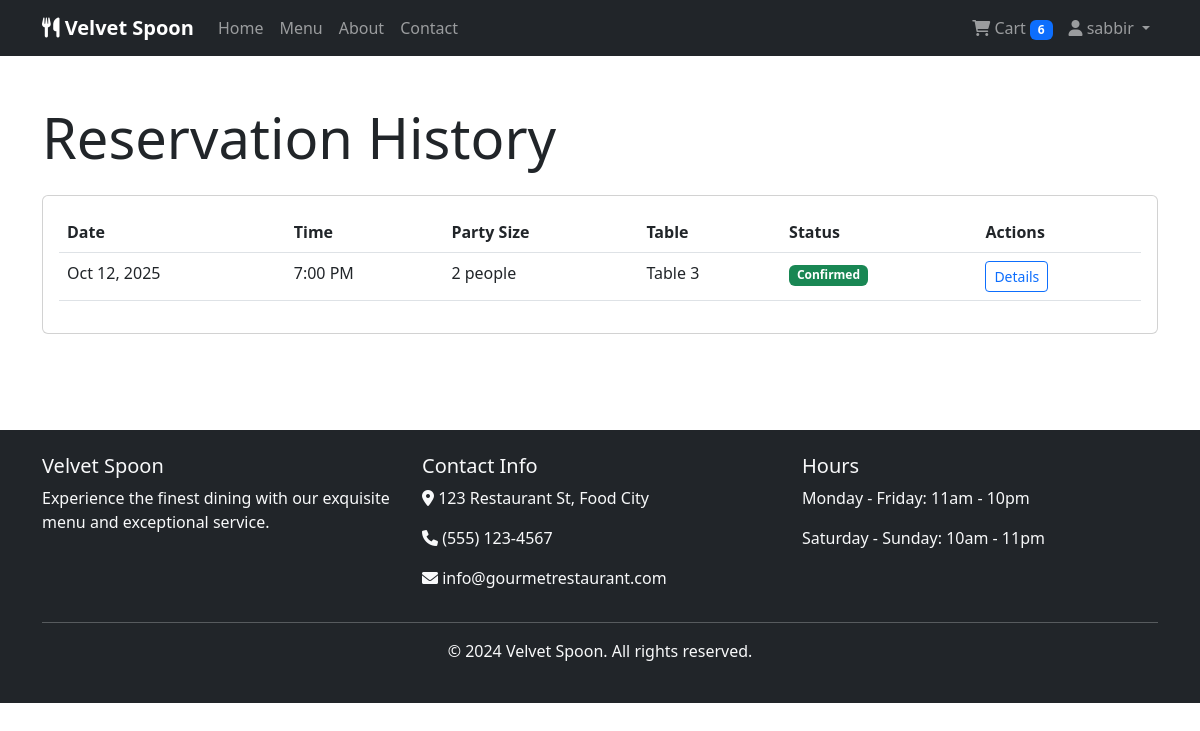
/reservations/history/ (signed in), run on the app's committed database.
### accounts/models.py (models this page shows, shortened)
class User(AbstractUser):
    ROLE_CHOICES = (
        ('customer', 'Customer'),
        ('staff', 'Staff'),
        ('admin', 'Admin'),
    )
    role = models.CharField(max_length=20, choices=ROLE_CHOICES, default='customer')
    phone_number = models.CharField(max_length=15, blank=True)
    address = models.TextField(blank=True)
    created_at = models.DateTimeField(auto_now_add=True)
    updated_at = models.DateTimeField(auto_now=True)
    def is_staff_member(self):
        return self.role == 'staff'
    def is_admin(self):
        return self.role == 'admin'

### reservations/models.py (models this page shows, shortened)
class Reservation(models.Model):
    STATUS_CHOICES = (
        ('pending', 'Pending'),
        ('confirmed', 'Confirmed'),
        ('seated', 'Seated'),
        ('completed', 'Completed'),
        ('cancelled', 'Cancelled'),
        ('no_show', 'No Show'),
    )
    user = models.ForeignKey(User, on_delete=models.CASCADE, related_name='reservations')
    table = models.ForeignKey(Table, on_delete=models.CASCADE, related_name='reservations')
    reservation_date = models.DateField()
    reservation_time = models.TimeField()
    party_size = models.PositiveIntegerField(validators=[MinValueValidator(1), MaxValueValidator(20)])
    special_requests = models.TextField(blank=True)
    status = models.CharField(max_length=20, choices=STATUS_CHOICES, default='pending')
    created_at = models.DateTimeField(auto_now_add=True)
    updated_at = models.DateTimeField(auto_now=True)
    class Meta:
        ordering = ['reservation_date', 'reservation_time']
        unique_together = ['table', 'reservation_date', 'reservation_time']
    @property
    def is_upcoming(self):
        from django.utils import timezone
        from datetime import datetime, date
        reservation_datetime = datetime.combine(self.reservation_date, self.reservation_time)
        return reservation_datetime > timezone.now()

class Table(models.Model):
    TABLE_TYPES = (
        ('indoor', 'Indoor'),
        ('outdoor', 'Outdoor'),
        ('private', 'Private Room'),
    )
    number = models.CharField(max_length=10, unique=True)
    capacity = models.PositiveIntegerField(validators=[MinValueValidator(1), MaxValueValidator(20)])
    table_type = models.CharField(max_length=20, choices=TABLE_TYPES, default='indoor')
    description = models.TextField(blank=True)
    is_available = models.BooleanField(default=True)
    created_at = models.DateTimeField(auto_now_add=True)

### reservations/views.py (the view)
# urls.py: path('history/', views.reservation_history, name='reservation_history'),
@login_required
def reservation_history(request):
    reservations = Reservation.objects.filter(user=request.user).order_by('-reservation_date', '-reservation_time')
    return render(request, 'reservations/reservation_history.html', {'reservations': reservations})

### orders/context_processors.py (called while the page is built)
def cart_item_count(request):
    if request.user.is_authenticated:
        try:
            from .models import Cart
            cart = Cart.objects.filter(user=request.user).first()
            if cart:
                return {'cart_item_count': cart.total_items}
        except:
            pass
    return {'cart_item_count': 0}

### orders/models.py (called while the page is built)
    @property
    def total_items(self):
        return sum(item.quantity for item in self.items.all())

### templates/reservations/reservation_history.html (shortened to what this page needs)
{% extends 'base.html' %}
{% block content %}
<div class="container py-5">
    <div class="row">
        <div class="col-12">
            <h1 class="display-4 mb-4">Reservation History</h1>
        </div>
    </div>
    {% if reservations %}
    <div class="row">
        <div class="col-12">
            <div class="card">
                <div class="card-body">
                    <div class="table-responsive">
                        <table class="table table-hover">
                            <thead>
                                <tr>
                                    <th>Date</th>
                                    <th>Time</th>
                                    <th>Party Size</th>
                                    <th>Table</th>
                                    <th>Status</th>
                                    <th>Actions</th>
                                </tr>
                            </thead>
                            <tbody>
                                {% for reservation in reservations %}
                                <tr>
                                    <td>{{ reservation.reservation_date|date:"M d, Y" }}</td>
                                    <td>{{ reservation.reservation_time|time:"g:i A" }}</td>
                                    <td>{{ reservation.party_size }} people</td>
                                    <td>Table {{ reservation.table.number }}</td>
                                    <td>
                                        <span class="badge
                                            {% if reservation.status == 'confirmed' %}bg-success
                                            {% elif reservation.status == 'cancelled' %}bg-danger
                                            {% elif reservation.status == 'completed' %}bg-secondary
                                            {% else %}bg-warning{% endif %}">
                                            {{ reservation.get_status_display }}
                                        </span>
                                    </td>
                                    <td>
                                        <a href="{% url 'reservation_detail' reservation.id %}" class="btn btn-sm btn-outline-primary">
                                            Details
                                        </a>
                                    </td>
                                </tr>
                                {% endfor %}
                            </tbody>
                        </table>
                    </div>
                </div>
            </div>
        </div>
    </div>
    {% endif %}
</div>
{% endblock %}

### templates/base.html (shortened to what this page needs)
<!DOCTYPE html>
<html lang="en">
<head>
    <link href="https://cdn.jsdelivr.net/npm/bootstrap@5.3.0/dist/css/bootstrap.min.css" rel="stylesheet">
    <link href="https://cdnjs.cloudflare.com/ajax/libs/font-awesome/6.0.0/css/all.min.css" rel="stylesheet">
</head>
<body>
    <nav class="navbar navbar-expand-lg navbar-dark bg-dark">
        <div class="container">
            <a class="navbar-brand" href="{% url 'home' %}">
                <i class="fas fa-utensils"></i> Velvet Spoon
            </a>
            <div class="collapse navbar-collapse" id="navbarNav">
                <ul class="navbar-nav me-auto">
                    <li class="nav-item">
                        <a class="nav-link" href="{% url 'home' %}">Home</a>
                    </li>
                    <li class="nav-item">
                        <a class="nav-link" href="{% url 'menu_list' %}">Menu</a>
                    </li>
                    <li class="nav-item">
                        <a class="nav-link" href="{% url 'about' %}">About</a>
                    </li>
                    <li class="nav-item">
                        <a class="nav-link" href="{% url 'contact' %}">Contact</a>
                    </li>
                </ul>
                <ul class="navbar-nav">
                    {% if user.is_authenticated %}
                        <li class="nav-item">
                            <a class="nav-link" href="{% url 'cart_view' %}">
                                <i class="fas fa-shopping-cart"></i> Cart
                                {% if cart_item_count > 0 %}
                                    <span class="badge bg-primary cart-badge">{{ cart_item_count }}</span>
                                {% else %}
                                    <span class="badge bg-primary cart-badge" style="display: none;">0</span>
                                {% endif %}
                            </a>
                        </li>
                        <li class="nav-item dropdown">
                            <a class="nav-link dropdown-toggle" href="#" role="button" data-bs-toggle="dropdown">
                                <i class="fas fa-user"></i> {{ user.username }}
                            </a>
                        </li>
                    {% endif %}
                </ul>
            </div>
        </div>
    </nav>
    <main>
        {% block content %}
        {% endblock %}
    </main>
    <footer class="bg-dark text-light mt-5 py-4">
        <div class="container">
            <div class="row">
                <div class="col-md-4">
                    <h5>Velvet Spoon</h5>
                    <p>Experience the finest dining with our exquisite menu and exceptional service.</p>
                </div>
                <div class="col-md-4">
                    <h5>Contact Info</h5>
                    <p><i class="fas fa-map-marker-alt"></i> 123 Restaurant St, Food City</p>
                    <p><i class="fas fa-phone"></i> (555) 123-4567</p>
                    <p><i class="fas fa-envelope"></i> info@gourmetrestaurant.com</p>
                </div>
                <div class="col-md-4">
                    <h5>Hours</h5>
                    <p>Monday - Friday: 11am - 10pm</p>
                    <p>Saturday - Sunday: 10am - 11pm</p>
                </div>
            </div>
            <hr>
            <div class="text-center">
                <p>&copy; 2024 Velvet Spoon. All rights reserved.</p>
            </div>
        </div>
    </footer>
</body>
</html>

### templates/base.html (style rules this page uses)
.navbar-brand { font-weight: bold; }
.card { transition: transform 0.3s; }

### data on the page
User: username "sabbir"
Reservation: reservation_date "Oct 12, 2025", reservation_time "7:00 PM", party_size "2", table.number "3", status "Confirmed"

### other printed values
{{ cart_item_count }} "6"
